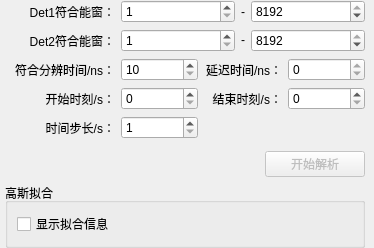
             <widget class="QWidget" name="widget_tag" native="true">
              <property name="sizePolicy">
               <sizepolicy hsizetype="Preferred" vsizetype="Fixed">
                <horstretch>0</horstretch>
                <verstretch>0</verstretch>
               </sizepolicy>
              </property>
              <layout class="QGridLayout" name="gridLayout_2">
               <property name="leftMargin">
                <number>5</number>
               </property>
               <property name="topMargin">
                <number>0</number>
               </property>
               <property name="rightMargin">
                <number>9</number>
               </property>
               <property name="bottomMargin">
                <number>0</number>
               </property>
               <item row="3" column="0">
                <widget class="QWidget" name="widget_15" native="true">
                 <layout class="QGridLayout" name="gridLayout_7">
                  <property name="leftMargin">
                   <number>5</number>
                  </property>
                  <property name="topMargin">
                   <number>0</number>
                  </property>
                  <property name="rightMargin">
                   <number>0</number>
                  </property>
                  <property name="bottomMargin">
                   <number>0</number>
                  </property>
                  <item row="1" column="1">
                   <widget class="QSpinBox" name="spinBox_start">
                    <property name="maximum">
                     <number>1000000</number>
                    </property>
                   </widget>
                  </item>
                  <item row="0" column="1">
                   <widget class="QSpinBox" name="spinBox_timeWidth">
                    <property name="minimum">
                     <number>10</number>
                    </property>
                    <property name="maximum">
                     <number>10000000</number>
                    </property>
                    <property name="singleStep">
                     <number>10</number>
                    </property>
                   </widget>
                  </item>
                  <item row="0" column="2">
                   <widget class="QLabel" name="label">
                    <property name="text">
                     <string>延迟时间/ns：</string>
                    </property>
                    <property name="alignment">
                     <set>Qt::AlignRight|Qt::AlignTrailing|Qt::AlignVCenter</set>
                    </property>
                   </widget>
                  </item>
                  <item row="1" column="0">
                   <widget class="QLabel" name="label_43">
                    <property name="minimumSize">
                     <size>
                      <width>105</width>
                      <height>0</height>
                     </size>
                    </property>
                    <property name="maximumSize">
                     <size>
                      <width>105</width>
                      <height>16777215</height>
                     </size>
                    </property>
                    <property name="text">
                     <string>开始时刻/s：</string>
                    </property>
                    <property name="alignment">
                     <set>Qt::AlignRight|Qt::AlignTrailing|Qt::AlignVCenter</set>
                    </property>
                   </widget>
                  </item>
                  <item row="1" column="2">
                   <widget class="QLabel" name="label_44">
                    <property name="text">
                     <string>结束时刻/s：</string>
                    </property>
                    <property name="alignment">
                     <set>Qt::AlignRight|Qt::AlignTrailing|Qt::AlignVCenter</set>
                    </property>
                   </widget>
                  </item>
                  <item row="0" column="0">
                   <widget class="QLabel" name="label_61">
                    <property name="minimumSize">
                     <size>
                      <width>105</width>
                      <height>0</height>
                     </size>
                    </property>
                    <property name="maximumSize">
                     <size>
                      <width>105</width>
                      <height>16777215</height>
                     </size>
                    </property>
                    <property name="text">
                     <string>符合分辨时间/ns：</string>
                    </property>
                    <property name="alignment">
                     <set>Qt::AlignRight|Qt::AlignTrailing|Qt::AlignVCenter</set>
                    </property>
                   </widget>
                  </item>
                  <item row="0" column="3">
                   <widget class="QSpinBox" name="spinBox_delayTime">
                    <property name="enabled">
                     <bool>true</bool>
                    </property>
                    <property name="readOnly">
                     <bool>true</bool>
                    </property>
                    <property name="maximum">
                     <number>1000000</number>
                    </property>
                   </widget>
                  </item>
                  <item row="1" column="3">
                   <widget class="QSpinBox" name="spinBox_end">
                    <property name="maximum">
                     <number>1000000</number>
                    </property>
                   </widget>
                  </item>
                  <item row="2" column="0">
                   <widget class="QLabel" name="label_59">
                    <property name="sizePolicy">
                     <sizepolicy hsizetype="Preferred" vsizetype="Preferred">
                      <horstretch>0</horstretch>
                      <verstretch>0</verstretch>
                     </sizepolicy>
                    </property>
                    <property name="minimumSize">
                     <size>
                      <width>105</width>
                      <height>0</height>
                     </size>
                    </property>
                    <property name="maximumSize">
                     <size>
                      <width>105</width>
                      <height>16777215</height>
                     </size>
                    </property>
                    <property name="text">
                     <string>时间步长/s：</string>
                    </property>
                    <property name="alignment">
                     <set>Qt::AlignRight|Qt::AlignTrailing|Qt::AlignVCenter</set>
                    </property>
                   </widget>
                  </item>
                  <item row="2" column="1">
                   <widget class="QSpinBox" name="spinBox_step">
                    <property name="minimum">
                     <number>1</number>
                    </property>
                    <property name="maximum">
                     <number>3600</number>
                    </property>
                   </widget>
                  </item>
                 </layout>
                </widget>
               </item>
               <item row="2" column="0">
                <widget class="QWidget" name="widget_12" native="true">
                 <property name="sizePolicy">
                  <sizepolicy hsizetype="Preferred" vsizetype="Fixed">
                   <horstretch>0</horstretch>
                   <verstretch>0</verstretch>
                  </sizepolicy>
                 </property>
                 <layout class="QGridLayout" name="gridLayout_6">
                  <property name="leftMargin">
                   <number>5</number>
                  </property>
                  <property name="topMargin">
                   <number>0</number>
                  </property>
                  <property name="rightMargin">
                   <number>0</number>
                  </property>
                  <property name="bottomMargin">
                   <number>0</number>
                  </property>
                  <item row="0" column="1">
                   <widget class="QLabel" name="label_62">
                    <property name="minimumSize">
                     <size>
                      <width>105</width>
                      <height>0</height>
                     </size>
                    </property>
                    <property name="maximumSize">
                     <size>
                      <width>105</width>
                      <height>16777215</height>
                     </size>
                    </property>
                    <property name="text">
                     <string>Det1符合能窗：</string>
                    </property>
                    <property name="alignment">
                     <set>Qt::AlignRight|Qt::AlignTrailing|Qt::AlignVCenter</set>
                    </property>
                   </widget>
                  </item>
                  <item row="0" column="3">
                   <widget class="QLabel" name="label_65">
                    <property name="sizePolicy">
                     <sizepolicy hsizetype="Fixed" vsizetype="Preferred">
                      <horstretch>0</horstretch>
                      <verstretch>0</verstretch>
                     </sizepolicy>
                    </property>
                    <property name="text">
                     <string>-</string>
                    </property>
                   </widget>
                  </item>
                  <item row="1" column="1">
                   <widget class="QLabel" name="label_64">
                    <property name="minimumSize">
                     <size>
                      <width>105</width>
                      <height>0</height>
                     </size>
                    </property>
                    <property name="maximumSize">
                     <size>
                      <width>105</width>
                      <height>16777215</height>
                     </size>
                    </property>
                    <property name="text">
                     <string>Det2符合能窗：</string>
                    </property>
                    <property name="alignment">
                     <set>Qt::AlignRight|Qt::AlignTrailing|Qt::AlignVCenter</set>
                    </property>
                   </widget>
                  </item>
                  <item row="1" column="2">
                   <widget class="QSpinBox" name="spinBox_2_leftE">
                    <property name="minimum">
                     <number>1</number>
                    </property>
                    <property name="maximum">
                     <number>8192</number>
                    </property>
                    <property name="singleStep">
                     <number>100</number>
                    </property>
                   </widget>
                  </item>
                  <item row="0" column="2">
                   <widget class="QSpinBox" name="spinBox_1_leftE">
                    <property name="minimum">
                     <number>1</number>
                    </property>
                    <property name="maximum">
                     <number>8192</number>
                    </property>
                    <property name="singleStep">
                     <number>100</number>
                    </property>
                   </widget>
                  </item>
                  <item row="1" column="3">
                   <widget class="QLabel" name="label_63">
                    <property name="sizePolicy">
                     <sizepolicy hsizetype="Fixed" vsizetype="Fixed">
                      <horstretch>0</horstretch>
                      <verstretch>0</verstretch>
                     </sizepolicy>
                    </property>
                    <property name="text">
                     <string>-</string>
                    </property>
                   </widget>
                  </item>
                  <item row="1" column="4">
                   <widget class="QSpinBox" name="spinBox_2_rightE">
                    <property name="minimum">
                     <number>1</number>
                    </property>
                    <property name="maximum">
                     <number>8192</number>
                    </property>
                    <property name="singleStep">
                     <number>100</number>
                    </property>
                    <property name="value">
                     <number>8192</number>
                    </property>
                   </widget>
                  </item>
                  <item row="0" column="4">
                   <widget class="QSpinBox" name="spinBox_1_rightE">
                    <property name="minimum">
                     <number>1</number>
                    </property>
                    <property name="maximum">
                     <number>8192</number>
                    </property>
                    <property name="singleStep">
                     <number>100</number>
                    </property>
                    <property name="value">
                     <number>8192</number>
                    </property>
                   </widget>
                  </item>
                 </layout>
                </widget>
               </item>
               <item row="6" column="0">
                <widget class="QGroupBox" name="groupBox_2">
                 <property name="title">
                  <string>高斯拟合</string>
                 </property>
                 <layout class="QHBoxLayout" name="horizontalLayout_2">
                  <item>
                   <widget class="QCheckBox" name="checkBox_gauss">
                    <property name="text">
                     <string>显示拟合信息</string>
                    </property>
                   </widget>
                  </item>
                 </layout>
                </widget>
               </item>
               <item row="4" column="0">
                <widget class="QWidget" name="widget_16" native="true">
                 <layout class="QHBoxLayout" name="horizontalLayout_16">
                  <property name="leftMargin">
                   <number>5</number>
                  </property>
                  <property name="topMargin">
                   <number>0</number>
                  </property>
                  <property name="rightMargin">
                   <number>5</number>
                  </property>
                  <property name="bottomMargin">
                   <number>0</number>
                  </property>
                 </layout>
                </widget>
               </item>
               <item row="5" column="0">
                <widget class="QWidget" name="widget_6" native="true">
                 <property name="minimumSize">
                  <size>
                   <width>0</width>
                   <height>23</height>
                  </size>
                 </property>
                 <layout class="QHBoxLayout" name="horizontalLayout_5">
                  <property name="leftMargin">
                   <number>5</number>
                  </property>
                  <property name="topMargin">
                   <number>0</number>
                  </property>
                  <property name="rightMargin">
                   <number>0</number>
                  </property>
                  <property name="bottomMargin">
                   <number>0</number>
                  </property>
                  <item>
                   <spacer name="horizontalSpacer_4">
                    <property name="orientation">
                     <enum>Qt::Horizontal</enum>
                    </property>
                    <property name="sizeHint" stdset="0">
                     <size>
                      <width>255</width>
                      <height>20</height>
                     </size>
                    </property>
                   </spacer>
                  </item>
                  <item>
                   <widget class="QPushButton" name="pushButton_start">
                    <property name="enabled">
                     <bool>false</bool>
                    </property>
                    <property name="minimumSize">
                     <size>
                      <width>100</width>
                      <height>23</height>
                     </size>
                    </property>
                    <property name="text">
                     <string>开始解析</string>
                    </property>
                    <property name="icon">
                     <iconset resource="resource.qrc">
                      <normaloff>:/resource/analyze.png</normaloff>:/resource/analyze.png</iconset>
                    </property>
                   </widget>
                  </item>
                 </layout>
                </widget>
               </item>
              </layout>
             </widget>
